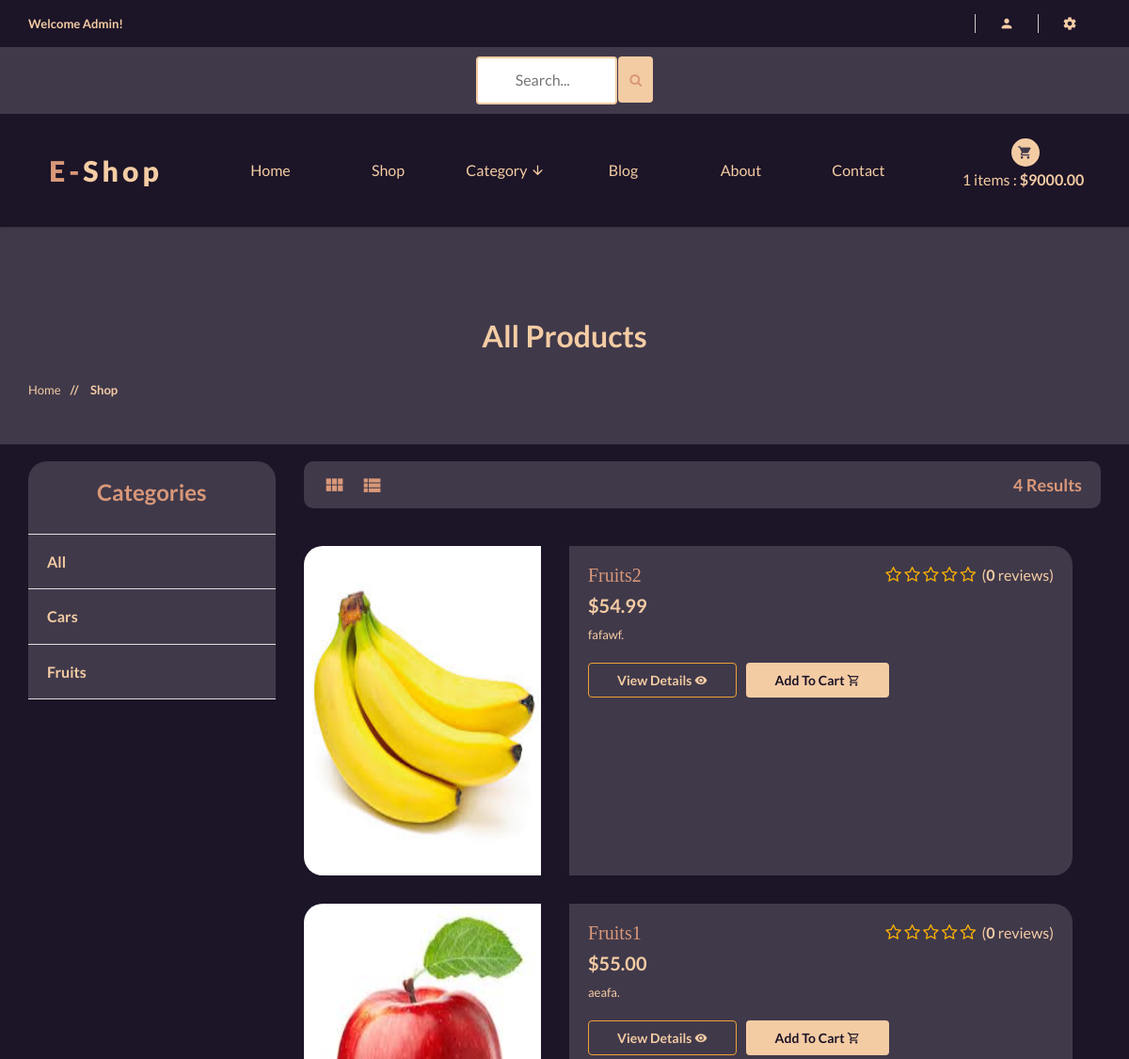
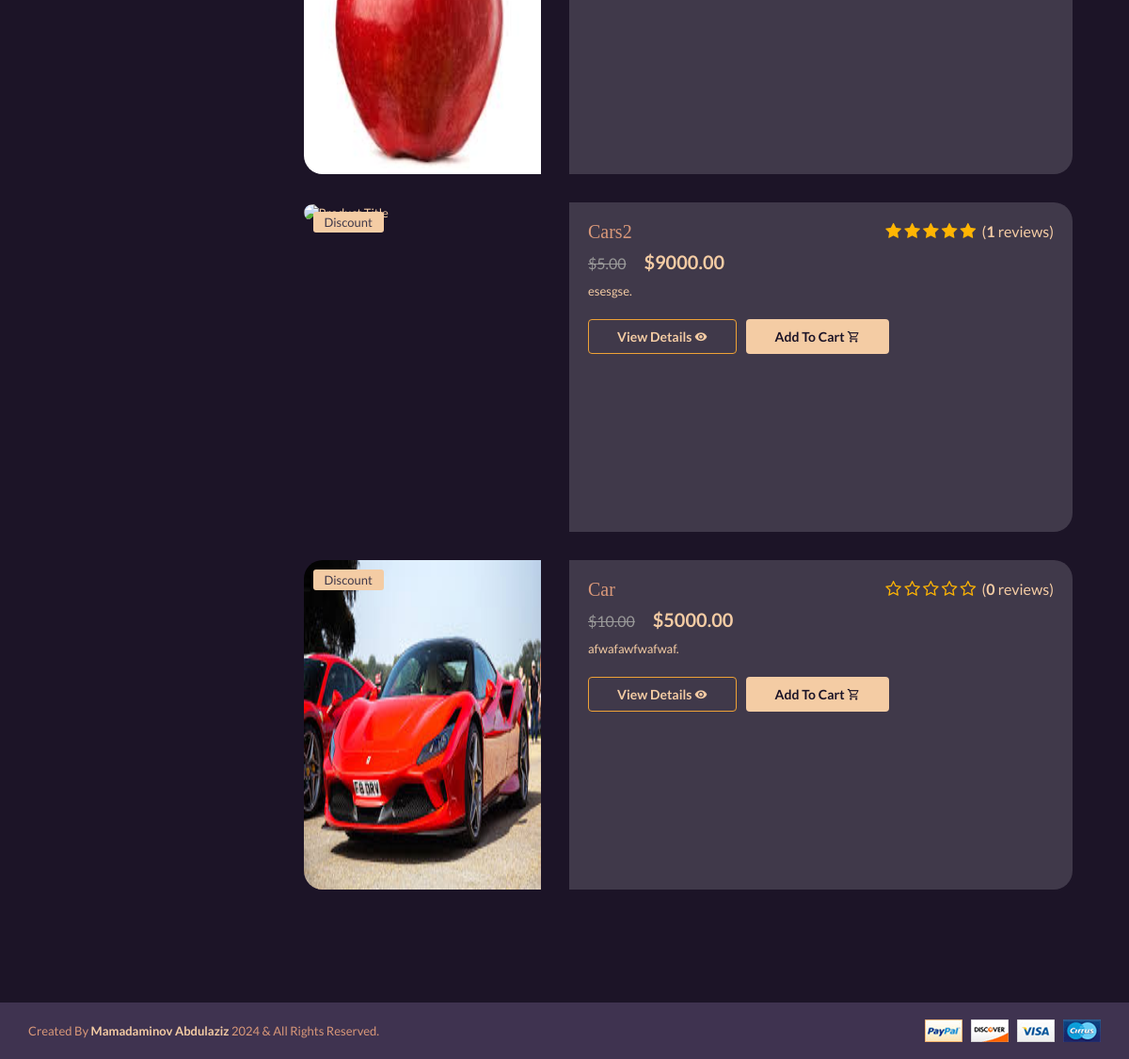
Page /shop/ (signed in) on the committed database (2 pictures, top to bottom).
### accounts/models.py (models this page shows, shortened)
class Account(AbstractBaseUser):
    first_name = models.CharField(max_length=50)
    last_name = models.CharField(max_length=50)
    username = models.CharField(max_length=50, unique=True)
    email = models.EmailField(max_length=100, unique=True)
    Phone_number = models.CharField(max_length=50)
    is_admin = models.BooleanField(default=False)
    is_staff = models.BooleanField(default=False)
    is_active = models.BooleanField(default=False)
    is_superadmin = models.BooleanField(default=False)
    date_joined_for_format = models.DateTimeField(auto_now_add=True)
    last_login_for_format  = models.DateTimeField(auto_now_add=True)
    USERNAME_FIELD = 'email'
    REQUIRED_FIELDS = ['username', 'first_name', 'last_name']
    objects = AccountManger()

### shop/models.py (models this page shows, shortened)
class Category(models.Model):
    name = models.CharField(max_length=100, unique=True)
    slug = models.SlugField(max_length=100, unique=True)
    description = models.TextField(max_length=250, blank=True)
    image = models.ImageField(upload_to='categories', blank=True)
    class Meta:
        verbose_name = 'Category'
        verbose_name_plural = 'categories'
    def get_category_slug_url(self):
        return reverse('shop:categries', args=[self.slug])

class Product(models.Model):
    category = models.ForeignKey(Category, on_delete=models.CASCADE)
    name = models.CharField(max_length=100, unique=True)
    slug = models.SlugField(max_length=100, unique=True)
    description = models.TextField(max_length=300, blank=True)
    price = models.DecimalField(max_digits=6, decimal_places=2)
    discount = models.DecimalField(max_digits=6, decimal_places=2, default=0.00)
    image = models.ImageField(upload_to='photos/products')
    stock = models.IntegerField()
    new = models.BooleanField(default=False)
    is_available = models.BooleanField(default=True)
    date_joined_for_format = models.DateTimeField(auto_now_add=True)
    last_login_for_format = models.DateTimeField(auto_now=True)
    def averageRating(self):
        reviews = ReviewRating.objects.filter(product=self, status=True).aggregate(average=Avg('rating'))
        avg = 0
        if reviews['average'] is not None:
            avg = float(reviews['average'])
        return avg
    def countReview(self):
        reviews = ReviewRating.objects.filter(product=self, status=True).aggregate(count=Count('id'))
        count = 0
        if reviews['count'] is not None:
            count = int(reviews['count'])
        return count
    def get_prodcut_details_url(self):
        return reverse('shop:product_details', args=[self.category.slug, self.slug])
    class Meta:
        verbose_name_plural = 'Products'
        ordering = ('-date_joined_for_format',)

### shop/views.py (the view)
# urls.py: path('', include('shop.urls', namespace='shop')),
def shop(request, category_slug=None):
    categories = None
    products = None
    if category_slug != None:
        categories = get_object_or_404(Category, slug=category_slug)
        products = Product.objects.filter(category=categories, is_available=True)
        paginator = Paginator(products, 6)
        page = request.GET.get('page')
        paged_products = paginator.get_page(page)
        products_count = products.count()
    else:
        products = Product.objects.all().filter(is_available=True)
        paginator = Paginator(products, 6)
        page = request.GET.get('page')
        paged_products = paginator.get_page(page)
        products_count = products.count()
    for product in products:
        reviews = ReviewRating.objects.order_by('-updated_at').filter(product_id=product.id, status=True)
    context = {
        'category_slug': category_slug,
        'products' : paged_products,
        'products_count': products_count,
    }
    return render(request, 'shop/shop/shop.html', context)

### cart/models.py (called while the page is built)
    def sub_total(self):
        return self.product.price * self.quantity

### shop/context_processors.py (called while the page is built)
def category_list(request):
    return {
        'categories' : Category.objects.all(),
    }

### templates/shop/shop/shop.html (shortened to what this page needs)
{% extends 'base.html' %}
{% load static %}
{% block content %}
		<div style="background:#40394a" class="pages-title section-padding">
			<div class="container">
				<div class="row">
					<div class="col-xs-12">
						<div class="pages-title-text text-center">
							{% if category_slug != None %}
							<h2 style="color:#f4cca4;text-transform: capitalize;">{{category_slug}}</h2>
							{% else %}
							<h2 style="color:#f4cca4;text-transform: capitalize;">All Products</h2>
							{% endif %}
							<ul class="text-left">
								<li ><a href="\">Home </a></li>
								<li style="color:#f4cca4"><span> // </span>Shop</li>
							</ul>
						</div>
					</div>
				</div>
			</div>
		</div>
		<br>
		<section style="background:#1c1427"   class="pages products-page section-padding-bottom">
			<div class="container">
				<div class="row"><br>
					<div class="col-xs-12 col-sm-4 col-md-3">
						<div class="sidebar left-sidebar">
							<div style="background:#40394a; color:#d99879;;border-radius:20px 20px 0 0;" class="s-side-text">
								<div class="sidebar-title clearfix text-center">
									<h3 >Categories</h3>
								</div>
								<div  class="sidebar-title clearfix">
									<h4 class="floatleft"><a style="font-weight:600;color:#f4cca4"  href="{% url 'shop:shop' %}">All</a></h4>
								</div>
                                {% for category in categories %}
                                <div  class="sidebar-title clearfix">
									<h4 class="floatleft"><a style="font-weight:600;color:#f4cca4"  href="{{ category.get_category_slug_url }}">{{category.name}}</a></h4>
								</div>
                                {% endfor %}
							</div>
						</div>
					</div>
					<div class="col-xs-12 col-sm-8 col-md-9">
						<div class="right-products">
							<div class="row">
								<div class="col-xs-12">
									<div style="background:#40394a;border-radius:10px;" class="section-title clearfix">
										<ul >
											<li>
												<ul class="nav-view">
													<li class="active"><a data-toggle="tab" href="#grid"> <i style="color:#d99879" class="mdi mdi-view-module"></i> </a></li>
													<li><a data-toggle="tab" href="#list"> <i style="color:#d99879" class="mdi mdi-view-list"></i> </a></li>
												</ul>
											</li>
											<li style="color:#d99879; font-size:18px" class="sort-by floatright">
												{{products_count}} Results
											</li>
										</ul>
									</div>
								</div>
							</div>
							<div class="row">
								<div class="tab-content grid-content">
									<div class="tab-pane fade in" id="list" style="opacity: 1; display: block;">
                                        {% for product in products %}
										<div class="col-xs-12">
											<div class="single-list-view">
												<div style="width:100%; height:350px" class="row">
													<div class="col-xs-12 col-md-4">
														<div class="list-img">
															<div class="product-img">
															{% if product.discount != 0.00 %}
															<div class="pro-type">
																<span>Discount</span>
															</div>
															{% endif %}
																<a href="{{product.get_prodcut_details_url}}"><img style="width:100%; height:350px; border-radius:20px 0 0 20px;" src="{{product.image.url}}" alt="Product Title" /></a>
															</div>
														</div>
													</div>
													<div class="col-xs-12 col-md-8">
														<div style="height:350px; border-radius:0 20px 20px 0;"  class="list-text">
															<div style="font-size:16px" class="rating-star floatright">
																<span>
																<i class="fa fa-star{% if product.averageRating < 0.5 %}-o{% elif product.averageRating >= 0.5 and product.averageRating < 1 %}-half-o {% endif %}" aria-hidden="true"></i>
																<i class="fa fa-star{% if product.averageRating < 1.5 %}-o{% elif product.averageRating >= 1.5 and product.averageRating < 2 %}-half-o {% endif %}" aria-hidden="true"></i>
																<i class="fa fa-star{% if product.averageRating < 2.5 %}-o{% elif product.averageRating >= 2.5 and product.averageRating < 3 %}-half-o {% endif %}" aria-hidden="true"></i>
																<i class="fa fa-star{% if product.averageRating < 3.5 %}-o{% elif product.averageRating >= 3.5 and product.averageRating < 4 %}-half-o {% endif %}" aria-hidden="true"></i>
																<i class="fa fa-star{% if product.averageRating < 4.5 %}-o{% elif product.averageRating >= 4.5 and product.averageRating < 5 %}-half-o {% endif %}" aria-hidden="true"></i>
																&nbsp;<span style="font-size:16px">(<b>{{product.countReview}}</b> reviews)</span>
																</span>
															</div>
															<h3 style="color:#d99879">{{product.name}}</h3>
															<h5>{% if product.discount != 0.00 %}<del>${{product.discount}}</del>{% endif %} ${{product.price}}</h5>
															<p>{{product.description}}.</p>
															<div class="list-btn">
																<a href="{{product.get_prodcut_details_url}}" class="btn btn-warning" style="background:none; color:#f4cca4">View Details <i class="mdi mdi-eye"></i></a>
																<a href="{% url 'cart:add_cart' product.id %}" class="btn " style="color:#1c1427;background:#f4cca4">add to cart <i class="mdi mdi-cart-outline"></i></a>
															</div>
														</div>
													</div>
												</div>
											</div>
										</div>
                                        {% endfor %}
									</div>
								</div>
							</div>
							<div class="row">
								<div  class="col-sm-12">
								</div>
							</div>
						</div>
					</div>
				</div>
			</div>
		</section>
{% endblock content %}

### templates/base.html (shortened to what this page needs)
{% load static %}
<!doctype html>
<html class="no-js" lang="">
<head>
    <link rel="stylesheet" href="{% static 'css/bootstrap.min.css' %}">
    <link rel="stylesheet" href="{% static 'css/animate.css' %}">
    <link rel="stylesheet" href="{% static 'css/materialdesignicons.min.css' %}">
    <link rel="stylesheet" href="{% static 'css/jquery.simpleLens.css' %}">
    <link rel="stylesheet" href="{% static 'css/jquery-ui.min.css' %}">
    <link rel="stylesheet" href="{% static 'css/meanmenu.min.css' %}">
    <link rel="stylesheet" href="{% static 'css/nivo-slider.css' %}">
    <link rel="stylesheet" href="{% static 'css/owl.carousel.css' %}">
    <link rel="stylesheet" href="{% static 'css/style.css' %}">
    <link rel="stylesheet" href="{% static 'css/responsive.css' %}">
    <link rel="stylesheet" href="https://cdnjs.cloudflare.com/ajax/libs/font-awesome/4.7.0/css/font-awesome.min.css">
</head>
<body style="background:#40394a">
    <header style="background:#1c1427" class="header-one header-two">
        <div style="background:#1c1427" class="header-top-two">
            <div class="container text-center">
                <div class="row">
                    <div class="col-sm-12">
                        <div class="middel-top">
                            {% if user.id is None %}
                            <div class="left floatleft">
                                <p style="color:#f4cca4"><b>Welcome Guest!</b></p>
                            </div>
                            {% else %}
                            <div class="left floatleft">
                                <p style="color:#f4cca4"><b>Welcome {{user.first_name | capfirst}}!</b></p>
                            </div>
                            {% endif %}
                        </div>
                        <div class="middel-top clearfix">
                            <ul class="clearfix right floatright">
                                <li>
                                    <a style="color:#f4cca4" href="#"><i class="mdi mdi-account"></i></a>
                                </li>
                                <li>
                                    <a style="color:#f4cca4" href="#"><i class="mdi mdi-settings"></i></a>
                                </li>
                            </ul>
                            </div>
                        </div>
                    </div>
                </div>
            </div>
        <div style="background:#40394a">
            <div class="container text-center">
                <div class="row">
                    <div class="col-sm-12">
                        <form id="searchh" action={% url 'shop:search' %} method="GET">
                        <input  type="text" name="keyword" placeholder="Search...">
                        <button style="height:49px; margin-bottom:6px; background:#f4cca4;margin-left:-1px;border:None "  class="btn btn-warning" type="submit">
                           <i style="color:#d99879" class="fa fa-search"></i>
                        </button>
                        </form>
                    </div>
                </div>
            </div>
        </div>
        <div class="container text-center">
            <div class="row">
                <div class="col-sm-2">
                    <div class="logo">
                        <a style="color:#f4cca4;font-weight: 800;" href="\"><span
                                style="color:#d99879">E-</span>shop</a>
                    </div>
                </div>
                <div class="col-sm-8">
                    <div class="header-middel">
                        <div class="mainmenu">
                            <nav >
                                <ul>
                                    <li ><a href="\">Home</a></li>
                                    <li><a href="{% url 'shop:shop' %}">Shop</a></li>
                                    <li><a href="#">Category <i class="mdi mdi-arrow-down"></i></a>
                                    </li>
                                    <li><a href="blog.html">Blog</a></li>
                                    <li><a href="about.html">About</a></li>
                                    <li><a href="contact.html">Contact</a></li>
                                </ul>
                            </nav>
                        </div>
                    </div>
                </div>
                <div class="col-sm-2">
                    <div class="cart-itmes">
                        <a class="cart-itme-a" href="{% url 'cart:cart' %}">
                            <i class="mdi mdi-cart"></i>
                            {{quantityyy}} items : <strong>${{totalll}}</strong>
                        </a>
                    </div>
                </div>
            </div>
        </div>
    </header>
    <br>
    {% block content %}
    {% endblock content %}
    <footer>
        <div  style="background:#3f3350" class="footer-bottom">
            <div class="container">
                <div class="row">
                    <div class="col-xs-12 col-sm-6">
                        <p style="color:#d99879">Created By <span style="color:#f4cca4"><b>Mamadaminov Abdulaziz</b></span> 2024 &
                            All Rights Reserved.</p>
                    </div>
                    <div class="col-xs-12 col-sm-6 text-right">
                        <a href="#"><img src="{% static 'img/footer/payment.png' %}" alt="" /></a>
                    </div>
                </div>
            </div>
        </div>
    </footer>
</body>
</html>

### core/static/css/responsive.css (style rules this page uses)
@media (min-width: 1170px) and (max-width: 1200px) { .list-text > h5 { margin: 10px 0; } }
@media (min-width: 1170px) and (max-width: 1200px) { .list-text > p { margin-bottom: 20px; } }
@media (min-width: 1170px) and (max-width: 1200px) { .list-text { padding: 20px; } }
@media (min-width: 1170px) and (max-width: 1200px) { .sidebar-title,.color-select { padding: 20px; } }

### templates/base.html (style rules this page uses)
#searchh input[type=text] { width: 150px; margin-top:10px; margin-bottom:10px; box-sizing: border-box; border: 2px solid #f4cca4; border-radius: 4px; font-size: 16px; color:#1c1427; background-color: #fff; background-position: 10px 10px; background-repeat: no-repeat; padding: 12px 20px 12px 40px; -webkit-transition: width 0.4s ease-in-out; transition: width 0.4s ease-in-out; }

### rows in the picture
Account: first_name "Admin"
Category: name "Cars"
Category: name "Fruits"
Product: image (picture), countReview "0", name "Fruits2", price "54.99", description "fafawf"
Product: image (picture), countReview "0", name "Fruits1", price "55.00", description "aeafa"
Product: shows "Discount", countReview "1", name "Cars2", discount "5.00", price "9000.00", description "esesgse"
Product: shows "Discount", image (picture), countReview "0", name "Car", discount "10.00", price "5000.00", description "afwafawfwafwaf"

### other values in the picture
{{ quantityyy }} "1"
{{ totalll }} "9000.00"
{{ products_count }} "4"
